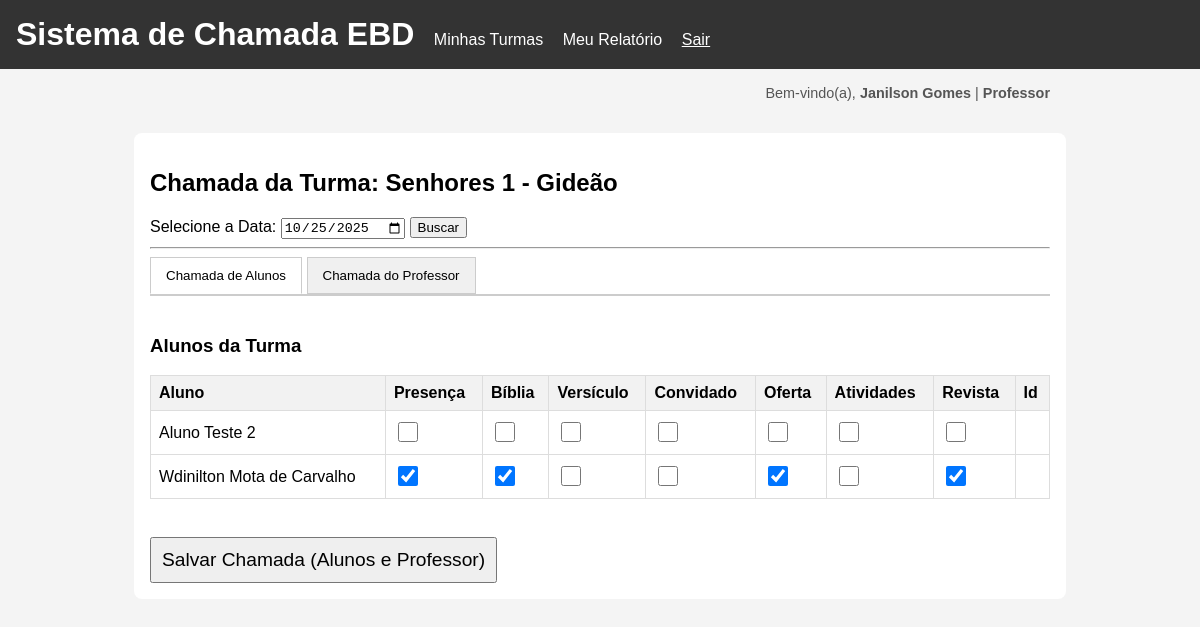
Screenshot of /turma/2/chamada/ (signed in) with the database file from the repository.
### core/models.py (models this page shows, shortened)
class Turma(models.Model):
    nome = models.CharField(max_length=100, unique=True)
    professor = models.ForeignKey(
        User,
        on_delete=models.SET_NULL,
        null=True,
        blank=True,
        related_name='turmas_lecionadas'
    )

class RegistroChamada(models.Model):
    chamada = models.ForeignKey(Chamada, on_delete=models.CASCADE, related_name='registros')
    aluno = models.ForeignKey(Aluno, on_delete=models.CASCADE, related_name='registros_de_chamada')
    presenca = models.BooleanField(default=False, verbose_name="Presença")
    biblia = models.BooleanField(default=False, verbose_name="Bíblia")
    versiculo = models.BooleanField(default=False, verbose_name="Versículo")
    convidado = models.BooleanField(default=False, verbose_name="Convidado")
    oferta = models.BooleanField(default=False, verbose_name="Oferta")
    atividades = models.BooleanField(default=False, verbose_name="Atividades")
    revista = models.BooleanField(default=False, verbose_name="Revista") # <-- ADICIONE ESTA LINHA
    pontos_ganhos = models.IntegerField(default=0)

class Aluno(models.Model):
    user = models.OneToOneField(
        User,
        on_delete=models.CASCADE,
        related_name='aluno', # Permite fazer request.user.aluno
        null=True,
        blank=True
    )
    nome_completo = models.CharField(max_length=255)
    turma = models.ForeignKey(
        Turma,
        on_delete=models.CASCADE,
        related_name='alunos'
    )
    pontos_totais = models.IntegerField(default=0)
    data_cadastro = models.DateTimeField(auto_now_add=True)

### core/views.py (the view)
# urls.py: path('turma/<int:turma_id>/chamada/', views.pagina_chamada, name='pagina_chamada'),
@login_required
def pagina_chamada(request, turma_id):
    permissores = permissoes_context(request)
    turma = get_object_or_404(Turma, id=turma_id)
    acesso_permitido = False
    if permissores['is_supervisor']:
        acesso_permitido = True
    elif permissores['is_professor'] and turma.professor == request.user:
        acesso_permitido = True
    if not acesso_permitido:
        return HttpResponseForbidden("<h1>Acesso Negado</h1><p>Você não tem permissão para fazer a chamada desta turma.</p>")
    data_selecionada_str = request.GET.get('data', date.today().isoformat())
    data_selecionada = date.fromisoformat(data_selecionada_str)
    chamada, _ = Chamada.objects.get_or_create(
        turma=turma,
        data=data_selecionada,
        defaults={'criado_por': request.user} # Registra quem criou (o supervisor ou o prof)
    )
    alunos_da_turma = turma.alunos.all().order_by('nome_completo')
    for aluno in alunos_da_turma:
        RegistroChamada.objects.get_or_create(chamada=chamada, aluno=aluno)
    registro_professor = None
    form_professor = None
    professor_titular = turma.professor # Pega o professor associado à turma
    if professor_titular: # Só faz a chamada do prof se a turma tiver um
        try:
            perfil_professor = professor_titular.perfil_professor
            registro_professor, criado = RegistroChamadaProfessor.objects.update_or_create(
            chamada=chamada,  # Procura o registro pela 'chamada' (que é UNIQUE)
            defaults={'professor': perfil_professor} # Atualiza o professor se for diferente
        )
        except PerfilProfessor.DoesNotExist:
            professor_titular = None # Zera se o perfil não existir
    RegistroChamadaFormSet = modelformset_factory(RegistroChamada, form=RegistroChamadaForm, extra=0)
    if request.method == 'POST':
        queryset_alunos = RegistroChamada.objects.filter(chamada=chamada)
        formset_alunos = RegistroChamadaFormSet(request.POST, queryset=queryset_alunos, prefix='alunos')
        if professor_titular:
            form_professor = RegistroChamadaProfessorForm(request.POST, instance=registro_professor, prefix='professor')
            if formset_alunos.is_valid() and form_professor.is_valid():
                formset_alunos.save()
                form_professor.save()
                return redirect('dashboard' if permissores['is_professor'] else 'relatorios')
        else:
            if formset_alunos.is_valid():
                formset_alunos.save()
                return redirect('dashboard' if permissores['is_professor'] else 'relatorios')
    else:
        queryset_alunos = RegistroChamada.objects.filter(chamada=chamada).select_related('aluno').order_by('aluno__nome_completo')
        formset_alunos = RegistroChamadaFormSet(queryset=queryset_alunos, prefix='alunos')
        if professor_titular:
            form_professor = RegistroChamadaProfessorForm(instance=registro_professor, prefix='professor')
    contexto = {
        'turma': turma,
        'professor_titular': professor_titular, # Envia o prof. da turma para o template
        'formset_alunos': formset_alunos,
        'form_professor': form_professor, # Pode ser None
        'data_selecionada_str': data_selecionada_str,
    }
    return render(request, 'chamada.html', contexto)

### core/forms.py
class RegistroChamadaProfessorForm(forms.ModelForm):
    class Meta:
        model = RegistroChamadaProfessor
        fields = ['presenca', 'biblia', 'revista', 'oferta', 'convidado']

### core/context_processors.py (called while the page is built)
def permissoes_context(request):
    is_professor = False
    is_aluno = False
    is_supervisor = False
    aluno = None
    if request.user.is_authenticated:
        is_supervisor = request.user.groups.filter(name='Supervisores').exists()
        is_professor = request.user.groups.filter(name='Professores').exists()
        try:
            aluno = request.user.aluno
            is_aluno = True
        except:
            is_aluno = False
    return {
        'is_supervisor': is_supervisor,
        'is_professor': is_professor,
        'is_aluno': is_aluno,
        'aluno_global': aluno,
    }

### core/models.py (called while the page is built)
    def recalcular_pontos_totais(self):
        total = self.registros_de_chamada.aggregate(total=Sum('pontos_ganhos'))['total']
        self.pontos_totais = total or 0
        self.save(update_fields=['pontos_totais'])

    def save(self, *args, **kwargs):
        pontos = 0
        if self.presenca: pontos += 1
        if self.biblia: pontos += 1
        if self.revista: pontos += 1
        if self.oferta: pontos += 1
        if self.convidado: pontos += 1
        self.pontos_ganhos = pontos
        super().save(*args, **kwargs)
        self.professor.recalcular_pontos_totais()

### templates/chamada.html (shortened to what this page needs)
{% extends 'base.html' %}
{% block content %}
    <h2>Chamada da Turma: {{ turma.nome }}</h2>
    <form method="get" action="">
        <label for="data">Selecione a Data:</label>
        <input type="date" id="data" name="data" value="{{ data_selecionada_str }}">
        <button type="submit">Buscar</button>
    </form>
    <hr>
    <div class="tab-nav">
        <button class="tab-button active" onclick="openTab('alunos')">Chamada de Alunos</button>
        <button class="tab-button" onclick="openTab('professor')">Chamada do Professor</button>
    </div>
    <form method="post">
        <div id="alunos" class="tab-content active">
            <h3>Alunos da Turma</h3>
            {{ formset_alunos.management_form }} <table class="chamada-table">
                <thead>
                    <tr>
                        <th>Aluno</th>
                        {% if formset_alunos.forms %}
                            {% for field in formset_alunos.forms.0 %}
                                <th>{{ field.label }}</th>
                            {% endfor %}
                        {% endif %}
                    </tr>
                </thead>
                <tbody>
                    {% for form in formset_alunos %}
                        <tr>
                            <td>{{ form.instance.aluno.nome_completo }}</td>
                            {% for field in form %}
                                <td>{{ field }}</td>
                            {% endfor %}
                        </tr>
                    {% endfor %}
                </tbody>
            </table>
        </div>
        <br>
        <button type="submit" style="font-size: 1.2em; padding: 10px;">
            Salvar Chamada (Alunos e Professor)
        </button>
    </form>
{% endblock %}

### templates/base.html (shortened to what this page needs)
<!DOCTYPE html>
<html lang="pt-br">
<head>
    </head>
<body>
    <header>
        <h1>Sistema de Chamada EBD</h1>
        {% if user.is_authenticated %}
            {% if is_supervisor %}
                <a href="{% url 'relatorios' %}">Relatórios Gerais</a>
                {% if is_professor %}
                    <a href="{% url 'dashboard' %}">Minhas Turmas</a>
                {% endif %}
            {% elif is_professor %}
                <a href="{% url 'dashboard' %}">Minhas Turmas</a>
                <a href="{% url 'meu_relatorio_professor' %}">Meu Relatório</a>
            {% elif is_aluno %}
                <a href="{% url 'meu_relatorio' %}">Meu Relatório</a>
            {% endif %}
            <form method="post" action="{% url 'logout' %}" style="display: inline; margin-left: 15px;">
                <button type="submit" style="background: none; border: none; color: white; text-decoration: underline; cursor: pointer; font-size: 1em; padding: 0;">
                    Sair
                </button>
            </form>
        {% endif %}
    </header>
    <div style="max-width: 900px; margin: 1rem auto 0 auto; padding: 0 1rem; text-align: right; color: #555; font-size: 0.9em;">
    {% if user.is_authenticated %}
        Bem-vindo(a), <strong>{{ user.first_name|default:user.username }} {{ user.last_name|default:user.username }}</strong> |
        <span style="font-weight: bold;">
        {% if is_supervisor %}
            Supervisor
        {% elif is_professor %}
            Professor
        {% elif is_aluno %}
            Aluno
        {% else %}
            Usuário
        {% endif %}
        </span>
    {% endif %}
    </div>
    <main class="container">
        {% block content %}
        {% endblock %}
    </main>
</body>
</html>

### templates/base.html (style rules this page uses)
body { font-family: Arial, sans-serif; margin: 0; padding: 0; background-color: #f4f4f4; }
header { background-color: #333; color: white; padding: 1rem; }
header h1 { margin: 0; display: inline-block; }
header a { color: #fff; text-decoration: none; margin-left: 15px; }
.container { max-width: 900px; margin: 2rem auto; padding: 1rem; background-color: white; border-radius: 8px; }

### templates/chamada.html (style rules this page uses)
.tab-nav { border-bottom: 2px solid #ccc; }
.tab-button { background: #f0f0f0; border: 1px solid #ccc; padding: 10px 15px; cursor: pointer; }
.tab-button.active { background: #fff; border-bottom-color: #fff; }
.tab-content { display: none; padding: 20px 0; }
.tab-content.active { display: block; }
.chamada-table { width: 100%; border-collapse: collapse; }
.chamada-table th, .chamada-table td { border: 1px solid #ddd; padding: 8px; text-align: left; }
.chamada-table th { background-color: #f2f2f2; }
.chamada-table td input[type="checkbox"] { width: 20px; height: 20px; }

### rows the page displays
Turma: nome "Senhores 1 - Gideão"
RegistroChamada: instance.aluno.nome_completo "Aluno Teste 2"
RegistroChamada: instance.aluno.nome_completo "Wdinilton Mota de Carvalho"

### other values shown
{{ user.first_name|default:user.username }} "Janilson"
{{ user.last_name|default:user.username }} "Gomes"
{{ field.label }} "Presença" "Bíblia" "Versículo" "Convidado" "Oferta" "Atividades" "Revista" "Id"
